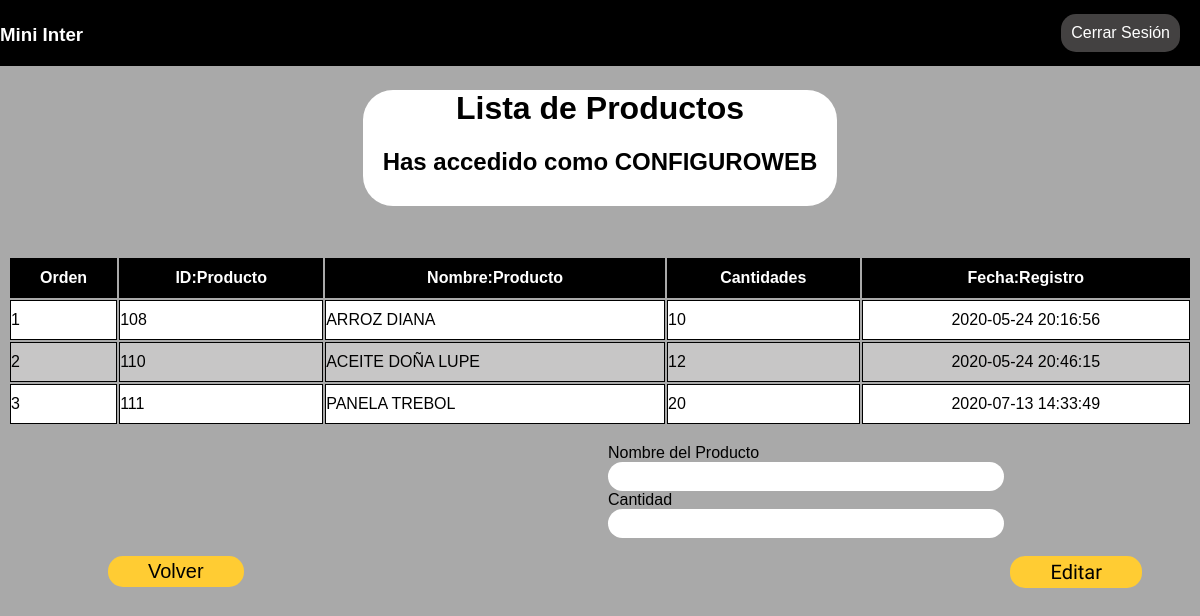
Page /fix.php (signed in) on the committed database.
### tables this page shows
CREATE TABLE `product` (
  `id` int(11) NOT NULL,
  `proname` varchar(100) NOT NULL,
  `amount` varchar(100) NOT NULL,
  `time` timestamp NOT NULL DEFAULT current_timestamp()
);

### fix.php (the view, shortened to what this page needs)
<?php
require_once "Database/Database.php";
$username = $_SESSION['username'];
$sql_fetch_todos = "SELECT * FROM product ORDER BY id ASC";
$query = mysqli_query($conn, $sql_fetch_todos);
?>
<!doctype html>
<html lang="en">
<head>
</head>
<body>
    <div class="header">
        <h3>Mini Inter</h3>
        <a name="" id="" class="button-logout" href="logout.php" role="button">Cerrar Sesión</a>
    </div>
    <div class="container">
        <h1>Lista de Productos</h1>
        <h2>Has accedido como <?php echo $str = strtoupper($username) ?></h2>
    </div>
    <div class="table-product">
        <table class="table">
            <thead class="thead-dark">
                <tr>
                <th scope="col">Orden</th>
                <th scope="col">ID:Producto</th>
                <th scope="col">Nombre:Producto</th>
                <th scope="col">Cantidades</th>
                <th scope="col">Fecha:Registro</th>
                </tr>
            </thead>
            <tbody>
                <?php
                $idpro = 1;
                while ($row = mysqli_fetch_array($query)) { ?>
                    <tr>
                        <td scope="row"><?php echo $idpro ?></td>
                        <td><?php echo $row['id'] ?></td>
                        <td><?php echo $row['proname'] ?></td>
                        <td><?php echo $row['amount'] ?></td>
                        <td class="timeregis"><?php echo $row['time'] ?></td>
                    </tr>
                <?php
                    $idpro++;
                } ?>
            </tbody>
        </table>
        <br>
    </div>
    <div class="fixproduct">
        <form method="POST" action="main/fix.php">
            <div class="form-group">
                <label for="exampleInputEmail1">Nombre del Producto</label>
                <br>
                <input type="text" class="form-control" name="name" value="<?php echo $_GET['message']; ?>" required>
            </div>
            <div class="form-group">
                <label for="exampleInputPassword1">Cantidad</label>
                <br>
                <input type="text" value="<?php echo $_GET['amount'] ?>" class="form-control" name="value" required>
            </div>
            <br>
            <div class="form-button">
                <button type="submit" class="modify" style="float:right">Editar</button>
                <a name="" id="" class="return" href="list.php" role="button" style="float:left">Volver</a>
            </div>
        </form>
    </div>
</body>
</html>

### fix.php (style rules this page uses)
body { font-family: Arial, Helvetica, sans-serif; background-color: darkgray; }
.header { position: fixed; top: 0px; left: 0px; right: 0px; height: 50px; padding: 5px 13px 11px 0px; width: 100%; color: white; font-family: Arial, Helvetica, sans-serif; margin-top: 0px; bottom: 0; background-color: #000; }
.button-logout { position: relative; margin-top: -50px; margin-right: 20px; float: right; text-decoration: none; border: transparent; border-radius: 15px; background-color: rgb(67, 65, 65); padding: 10px 10px 10px 10px; color: white; transition: 0.5s; }
.container { margin: 90px auto; margin-bottom: 50px; border-radius: 30px; text-align: center; background-color: white; width: 40%; padding-bottom: 10px; }
table th, tr, td { border: 1px solid black; border-collapse: collapse; padding: 10px 0px 10px 0px; }
table { width: 100%; }
th { color: white; background-color: #000; }
tr { background-color: white; }
tr:nth-child(even) { background-color: rgb(199, 198, 198); }
.timeregis { text-align: center; }
.form-group { margin-left: 600px; }
[type=text] { font-family: "Mitr", sans-serif; border-radius: 15px; border: transparent; padding: 7px 200px 7px 5px; }
.return { border-radius: 15px; background-color: #ffcc33; color: black; text-decoration: none; padding: 4px 40px 4px 40px; margin: 0px 0px 50px 100px; font-size: 20px; transition: 0.5s; }
.modify { border-radius: 15px; border: transparent; color: #000; padding: 4px 40px 4px 40px; margin: 0px 50px 50px 100px; font-size: 20px; border-collapse: collapse; background-color: #ffcc33; font-family: "Mitr", sans-serif; transition: 0.5s; }

### rows in the picture
product: id "108", proname "ARROZ DIANA", amount "10", time "2020-05-24 20:16:56"
product: id "110", proname "ACEITE DOÑA LUPE", amount "12", time "2020-05-24 20:46:15"
product: id "111", proname "PANELA TREBOL", amount "20", time "2020-07-13 14:33:49"

### other values in the picture
$str = strtoupper($username) "CONFIGUROWEB"
